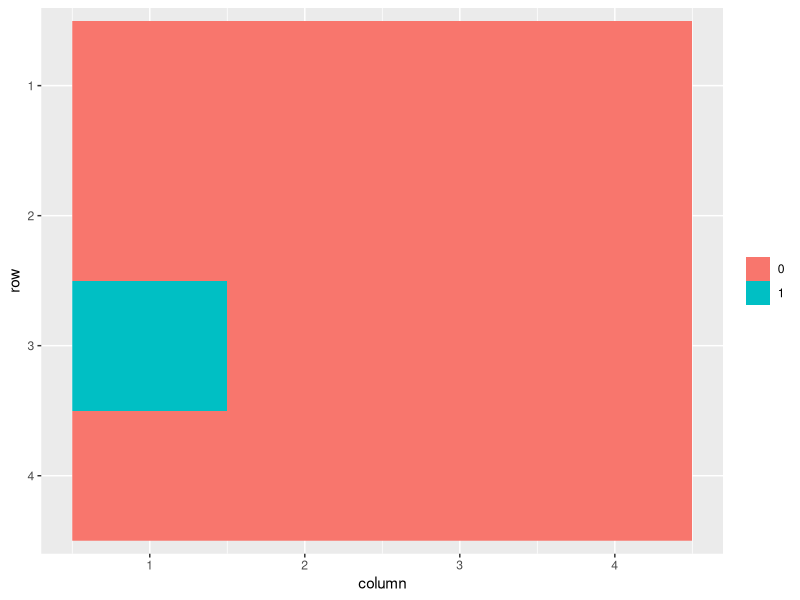
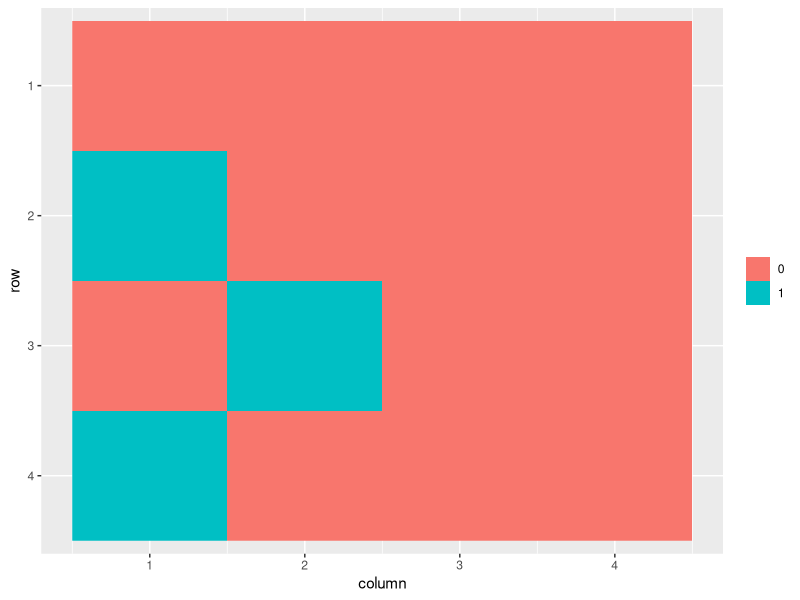
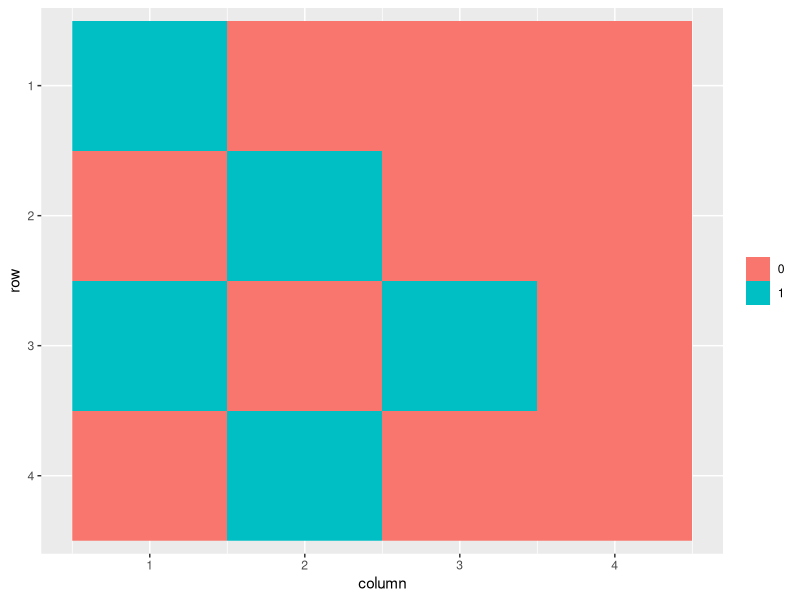
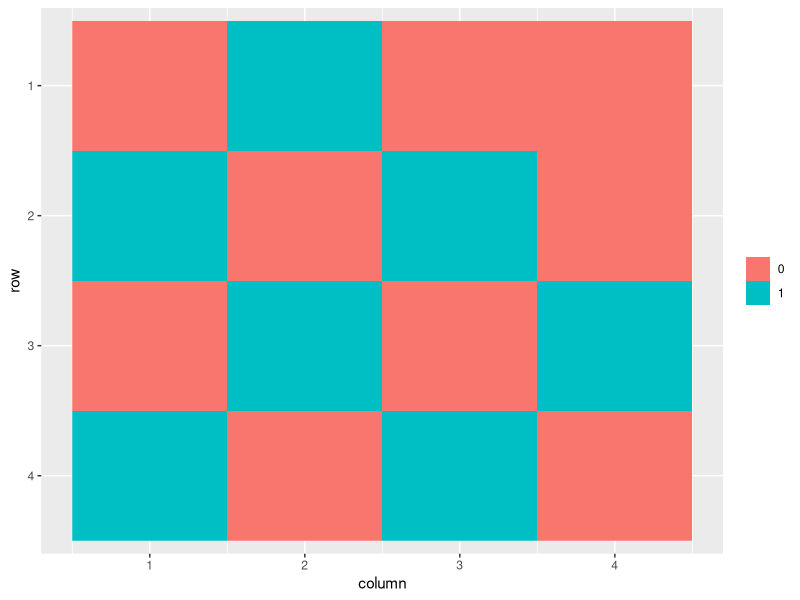
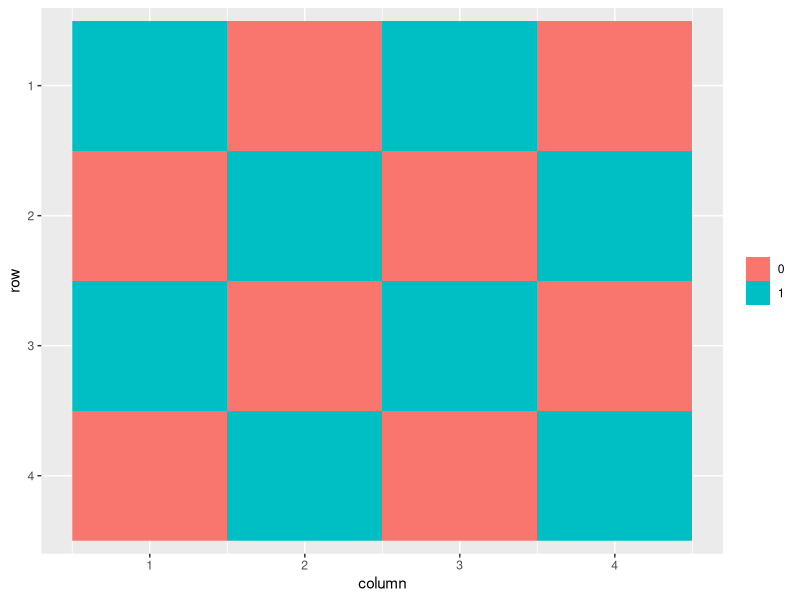
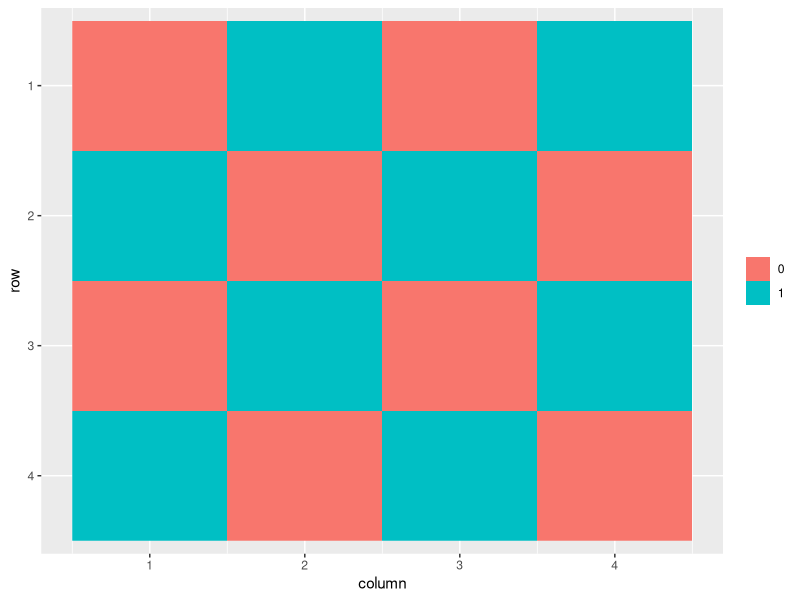
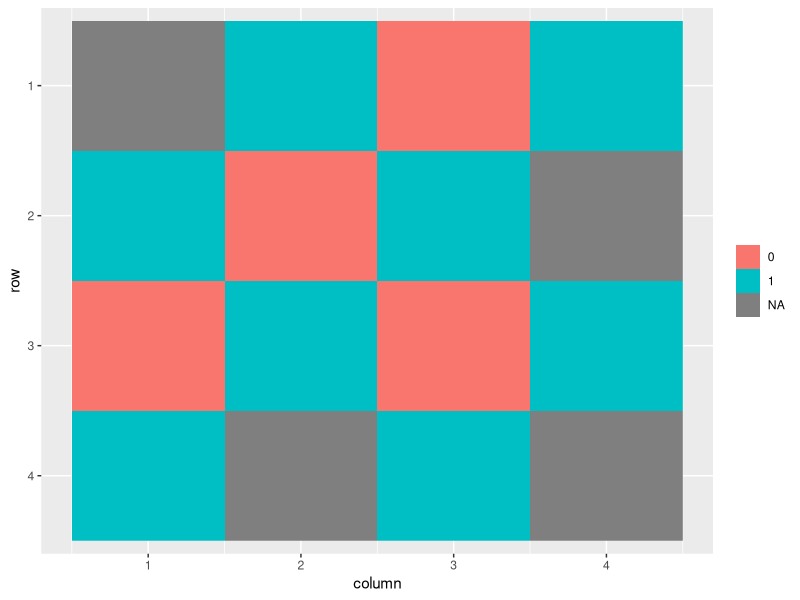
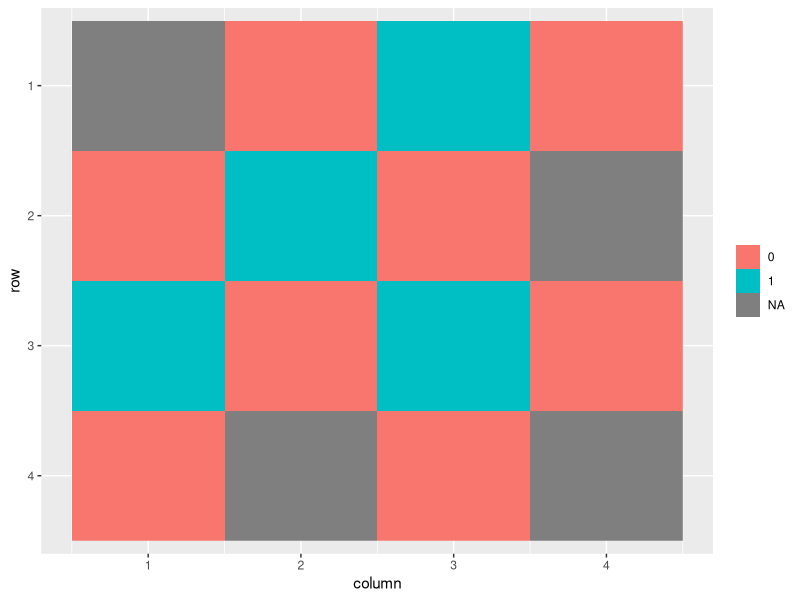

These figures' R source, in order:
## ---- chunk 1
knitr::opts_chunk$set(echo = FALSE)
library(knitr)
library(tidyverse)
## ---- chunk 2
## Definir las funciones clave:
# Rellenar cada fila de la matriz de transiciones
fill_row <- function(i, j, n) {
  mat_row <- rep(0, times = n^2)
  counter <- 0
  for (col_i in seq.int(n)) {
    for (col_j in seq.int(n)) {
      counter <- counter + 1
      if (
        (i == col_i & (j == col_j - 1 | j == col_j + 1)) |
        (j == col_j & (i == col_i - 1 | i == col_i + 1))
      ) {
        mat_row[counter] <- 1
      }
    }
  }
  mat_row
}
# Construir la matriz de transiciones para un tablero n x n
make_transition_matrix <- function (n) {
  m <- matrix(NA, nrow = n^2, ncol = n^2)
  row_counter <- 1
  for (i in seq.int(n)) {
    for (j in seq.int(n)) {
      m[row_counter, ] <- fill_row(i,j,n)
      row_counter <- row_counter + 1
    }
  }
  mynames <- paste(
    rep(seq.int(n), each = n),
    rep(seq.int(n), times = n),
    sep = "-"
    )
  rownames(m) <- mynames
  colnames(m) <- mynames
  m
}
# Obtener matriz de transiciones tras borrar celdas
delete_cells <- function (cells_out, m) {
  (cell_index <- ! colnames(m) %in% cells_out)
  m[cell_index, cell_index]
}
# Obtener casillas a las que te puedes mover a partir de casillas (start_cells)
move_1_step <- function (start_cells, m) {
  target_cells <- matrix(nrow = nrow(m), ncol = length(start_cells))
  counter <- 1
  for (cell in start_cells) {
    target <- m[, colnames(m) == cell]
    target_cells[, counter] <- target
    counter <- counter + 1
  }
  targets <- apply(target_cells, 1, function(x) as.numeric(sum(x) != 0))
  names(targets) <- colnames(m)
  targets
}
# A qué casillas puedes llegar tras n pasos saliendo de start_cells
move_n_steps <- function(start_cells, steps, m) {
  end_cells <- move_1_step(start_cells, m)
  k <- 1
  while (k < steps) {
    curr_cells <- names(end_cells)[end_cells == 1]
    end_cells <- move_1_step(curr_cells, m)
    k <- k + 1
  }
  end_cells
}
## ---- chunk 3
## Definir algunas funciones adicionales para visualizar etc.:
# Sustituye valores en el vector de posiciones, preservando los NA:
update_cells <- function (cells_old, cells_new) {
  cells_old[names(cells_old) %in% names(cells_new)] <- cells_new
  cells_old
}
# pintar posiciones en el tablero:
paint_cells <- function(cells, board_dim = 4) {
  if (board_dim^2 != length(cells)) stop("Wrong dimension or cell vector!")
  df <- expand.grid(column = 1:board_dim, row = 1:board_dim)
  df$row <- factor(df$row, levels = as.character(board_dim : 1))  # order rows
  df$pos <- factor(cells)
  df
  ggplot(df, aes(x = column, y = row, fill = pos, colour = "black")) + 
    geom_raster() +
    labs(fill = NULL)
}
# Dibujar matriz de transiciones
plot_matrix <- function(m) {
  mynames <- rownames(m)
  mynames <- mynames[length(mynames):1]
  rownames(m) <- mynames
  colnames(m) <- mynames
  heatmap(m[,nrow(m):1],symm = TRUE, Rowv = NA, Colv = NA)
}
## ---- chunk 4
# variables globales
fig_hei <- 2
fig_wid <- 3
## ---- chunk 5
mynames <- paste(
  rep(seq.int(4), each = 4),
  rep(seq.int(4), times = 4),
  sep = "-"
  )
matrix(mynames, ncol = 4, byrow = TRUE)
m4 <- make_transition_matrix(4)

## ---- chunk 6
cell31 <- rep(0, 16)
cell31[9] <- 1
paint_cells(cell31)
## ---- chunk 7
move_n_steps(start_cells = "3-1", steps = 1, m = m4) %>%
  paint_cells()
## ---- chunk 8
move_n_steps("3-1", 2, m4) %>%
  paint_cells()
## ---- chunk 9
move_n_steps("3-1", 3, m4) %>%
  paint_cells()
## ---- chunk 10
move_n_steps("3-1", 4, m4) %>%
  paint_cells()
## ---- chunk 11
move_n_steps("3-1", 5, m4) %>%
  paint_cells()
## ---- chunk 12
fase1_fin <- move_n_steps("3-1", 5, m4)
fase1_fin[c(1, 8, 14, 16)] <- NA
paint_cells(fase1_fin)
## ---- chunk 13
# Nueva matriz de transiciones
m4_2 <- delete_cells(c("1-1", "2-4", "4-2", "4-4"), m4)
## ---- chunk 14
start_cells_f2 <- names(fase1_fin[fase1_fin == 1 & !is.na(fase1_fin)])
fase2 <- move_n_steps(start_cells_f2, 1, m4_2)
update_cells(fase1_fin, fase2) %>%
  paint_cells()
## ---- chunk 15
fase2 <- move_n_steps(start_cells_f2, 2, m4_2)
update_cells(fase1_fin, fase2) %>%
  paint_cells()
## ---- chunk 16
fase2 <- move_n_steps(start_cells_f2, 3, m4_2)
update_cells(fase1_fin, fase2) %>%
  paint_cells()
## ---- chunk 17
fase2_fin <- update_cells(fase1_fin, fase2)
fase2_fin[c(2, 4, 5, 13, 15)] <- NA
paint_cells(fase2_fin)
## ---- chunk 18
# Nueva matriz de transiciones
m4_3 <- delete_cells(c("1-2", "1-4", "2-1", "4-1", "4-3"), m4_2)
## ---- chunk 19
start_cells_f3 <- names(fase2_fin[fase2_fin == 1 & !is.na(fase2_fin)])
fase3 <- move_n_steps(start_cells_f3, 1, m4_3)
update_cells(fase2_fin, fase3) %>%
  paint_cells()
## ---- chunk 20
fase3 <- move_n_steps(start_cells_f3, 2, m4_3)
update_cells(fase2_fin, fase3) %>%
  paint_cells()
## ---- chunk 21
fase3 <- move_n_steps(start_cells_f3, 3, m4_3)
update_cells(fase2_fin, fase3) %>%
  paint_cells()
## ---- chunk 22
fase3_fin <- update_cells(fase2_fin, fase3)
fase3_fin[c(3, 6, 9)] <- NA
paint_cells(fase3_fin)
## ---- chunk 23
# Nueva matriz de transiciones
m4_4 <- delete_cells(c("1-3", "2-2", "3-1"), m4_3)
start_cells_f4 <- names(fase3_fin[fase3_fin == 1 & !is.na(fase3_fin)])
fase4 <- move_n_steps(start_cells_f4, 1, m4_4)
update_cells(fase3_fin, fase4) %>%
  paint_cells()
## ---- chunk 24
mynames <- paste(
  rep(seq.int(4), each = 4),
  rep(seq.int(4), times = 4),
  sep = "-"
  )
matrix(mynames, ncol = 4, byrow = TRUE)
## ---- chunk 25
mynames2 <- paste(
  rep(seq.int(2), each = 2),
  rep(seq.int(2), times = 2),
  sep = "-"
  )
matrix(mynames2, ncol = 2, byrow = TRUE)
## ---- chunk 26
matrix(c("entrada", "salón", "baño", "dormitorio"), ncol = 2, byrow = TRUE)
## ---- chunk 27
matrix(mynames2, ncol = 2, byrow = TRUE)
## ---- chunk 28
make_transition_matrix(2)
## ---- chunk 29
m4
## ---- chunk 30
make_transition_matrix(2)
plot_matrix(make_transition_matrix(2))
## ---- chunk 31
plot_matrix(m4)
## ---- chunk 32
# make_transition_matrix(3)
plot_matrix(make_transition_matrix(3))
## ---- chunk 33
# make_transition_matrix(7)
plot_matrix(make_transition_matrix(7))
## ---- chunk 34
move_n_steps(start_cells = "3-1", steps = 5, m = m4)
## ---- chunk 35
paint_cells(move_n_steps("3-1", 5, m4))
## ---- chunk 36
plot_matrix(m4)
## ---- chunk 37
# Nueva matriz de transiciones
m4_2 <- delete_cells(c("1-1", "2-4", "4-2", "4-4"), m4)
plot_matrix(m4_2)
## ---- chunk 38
move_n_steps("3-1", 2, m4_2)
